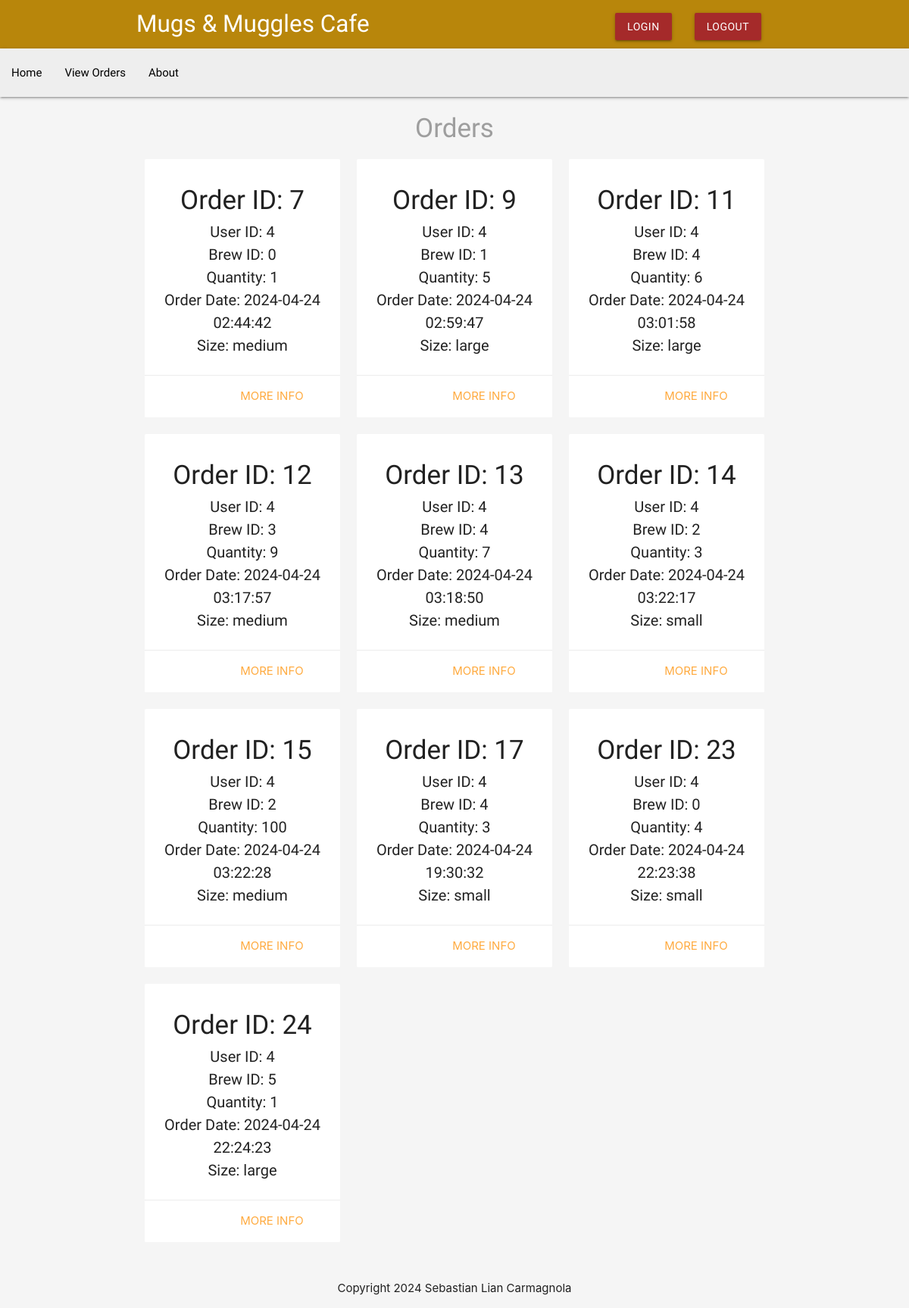
/viewOrders.php (signed in), run on the app's committed database.
### tables this page shows
CREATE TABLE `orders` (
  `order_id` int(10) NOT NULL,
  `user_id` int(10) NOT NULL,
  `brew_id` int(10) NOT NULL,
  `quantity` int(10) NOT NULL,
  `order_date` timestamp NOT NULL DEFAULT current_timestamp() ON UPDATE current_timestamp(),
  `size` varchar(10) NOT NULL
);

### viewOrders.php (the view, shortened to what this page needs)
<?php
    include('connectDB.php');
    $user_id = $_SESSION['id'];
    $sql = "SELECT * FROM orders WHERE user_id = $user_id";
    $result = mysqli_query($link, $sql);
    if ($result && mysqli_num_rows($result) > 0) {
        $orders = mysqli_fetch_all($result, MYSQLI_ASSOC);
    } else {
        $orders = [];
    }
?>
<!DOCTYPE html>
<html lang="en">
    <?php include('header.php') ?>
    <?php include('menu.php') ?>
    <h4 class="center grey-text">Orders</h4>
    <div class="container">
        <div class="row">
            <?php foreach($orders as $order): ?>
                <div class="col s6 m4">
                    <div class="card z-depth-0">
                        <div class="card-content center-align">
                            <h6>Order ID: <?php echo htmlspecialchars($order['order_id']); ?></h6>
                            <p>User ID: <?php echo htmlspecialchars($order['user_id']); ?></p>
                            <p>Brew ID: <?php echo htmlspecialchars($order['brew_id']); ?></p>
                            <p>Quantity: <?php echo htmlspecialchars($order['quantity']); ?></p>
                            <p>Order Date: <?php echo htmlspecialchars($order['order_date']); ?></p>
                            <p>Size: <?php echo htmlspecialchars($order['size']); ?></p>
                        </div>
                        <div class="card-action right-align">
                            <a class="brand-text" href="details.php?order_id=<?php echo $order['order_id']; ?>">More info</a>
                        </div>
                    </div>
                </div>
            <?php endforeach; ?>
        </div>
    </div>
    <?php include('footer.php') ?>
</html>

### header.php (shortened to what this page needs)
<head>
    <link rel="stylesheet" href="https://cdnjs.cloudflare.com/ajax/libs/materialize/1.0.0/css/materialize.min.css">
</head>
    <body class="grey lighten-4">
    <nav class="z-depth-0">
        <div class="container">
            <a href="login.php" class="brand-logo brand-text">Mugs & Muggles Cafe</a>
            <ul id="nav-mobile" class="right hide-on-small-and-down">
                <li><a href="login.php" class="btn waves-effect waves-light brand">Login</a></li>
                <li><a href="logout.php" class="btn waves-effect waves-light brand">Logout</a></li>
            </ul>
        </div>
    </nav>

### menu.php
<nav>
    <div class="nav-wrapper grey lighten-3">
        <ul id="nav-mobile" class="left hide-on-small-and-down">
            <li><a href="index.php" class="black-text">Home</a></li>
            <li><a href="viewOrders.php" class="black-text">View Orders</a></li>
            <li><a href="about.php" class="black-text">About</a></li>
        </ul>
    </div>
</nav>

### footer.php
<footer class="section">
        <div class="center">
            Copyright 2024 Sebastian Lian Carmagnola
        </div>
    </footer>
</body>

### header.php (style rules this page uses)
.brand { background: #A52A2A !important; font-family: 'Dosis', sans-serif; }
nav { font-family: 'Dosis', sans-serif; font-size: 50px; background-color: #B8860B; }
h4, h6 { font-family: 'Dosis', sans-serif; font-size: 35px; }
p { font-family: 'Dosis', sans-serif; font-size: 20px; }

### data on the page
orders: order_id "7", user "4", brew "0", quantity "1", order_date "2024-04-24 02:44:42", size "medium"
orders: order_id "9", user "4", brew "1", quantity "5", order_date "2024-04-24 02:59:47", size "large"
orders: order_id "11", user "4", brew "4", quantity "6", order_date "2024-04-24 03:01:58", size "large"
orders: order_id "12", user "4", brew "3", quantity "9", order_date "2024-04-24 03:17:57", size "medium"
orders: order_id "13", user "4", brew "4", quantity "7", order_date "2024-04-24 03:18:50", size "medium"
orders: order_id "14", user "4", brew "2", quantity "3", order_date "2024-04-24 03:22:17", size "small"
orders: order_id "15", user "4", brew "2", quantity "100", order_date "2024-04-24 03:22:28", size "medium"
orders: order_id "17", user "4", brew "4", quantity "3", order_date "2024-04-24 19:30:32", size "small"
orders: order_id "23", user "4", brew "0", quantity "4", order_date "2024-04-24 22:23:38", size "small"
orders: order_id "24", user "4", brew "5", quantity "1", order_date "2024-04-24 22:24:23", size "large"
